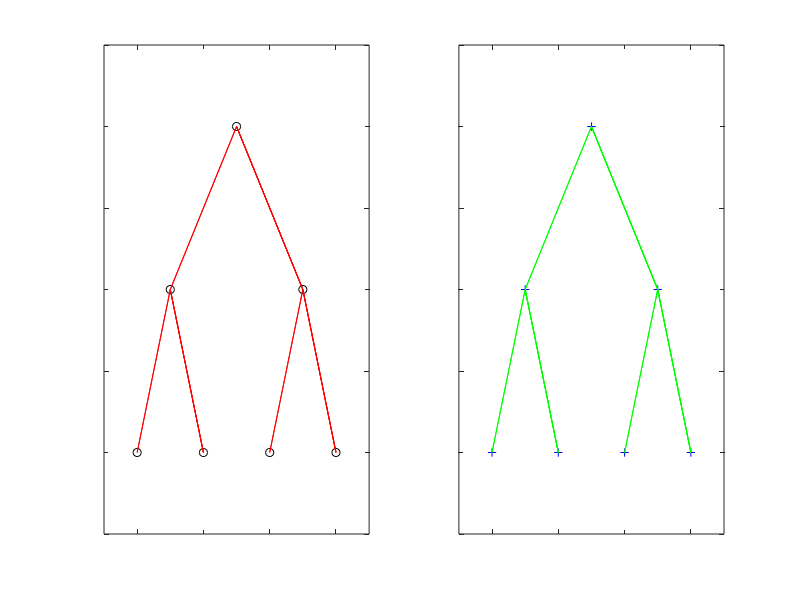

Write the MATLAB code that produced this figure.
clear all; close all; clc;
h=figure('Position',[1 21 1366 670], ...
'Name','treeplot Command Demostrations');
subplot(1,2,1)
treeplot([2 4 2 0 6 4 6]);
 % Plot a simple tree plot
subplot(1,2,2)
treeplot([2 4 2 0 6 4 6], "b+", "g");
 % Plot a simple tree plot defining the edge and node styles
